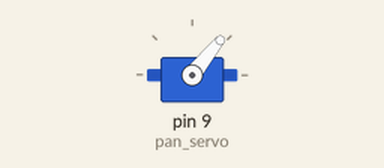
Recording of a sketch running on a simulated Arduino Uno, built with avr-gcc and run on an emulated ATmega328P. Shown: servo.

Above: at 0.05 s.
At 1.25 s:
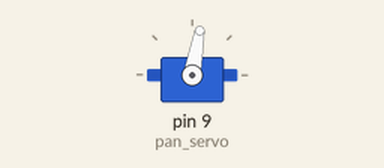
At 2.45 s:
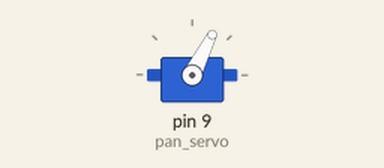
Timing chart, 0 to 8.9 s (numbered marks = the images above):
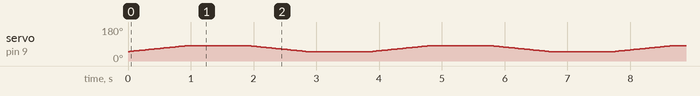

The sketch:

ServoTest.ino
```cpp
#include <Servo.h>

Servo pan_servo;

void setup() {
  pan_servo.attach(9);
}

void loop() {
  int pos;
  for (pos = 50; pos <= 80; pos += 1) { // goes from 0 degrees to 180 degrees
    // in steps of 1 degree
    pan_servo.write(pos);              // tell servo to go to position in variable 'pos'
    delay(30);                       // waits 15ms for the servo to reach the position
  }

  delay(1000);

  for (pos = 80; pos >= 50; pos -= 1) { // goes from 180 degrees to 0 degrees
    pan_servo.write(pos);              // tell servo to go to position in variable 'pos'
    delay(30);                       // waits 15ms for the servo to reach the position
  }

  delay(1000);
}
```
